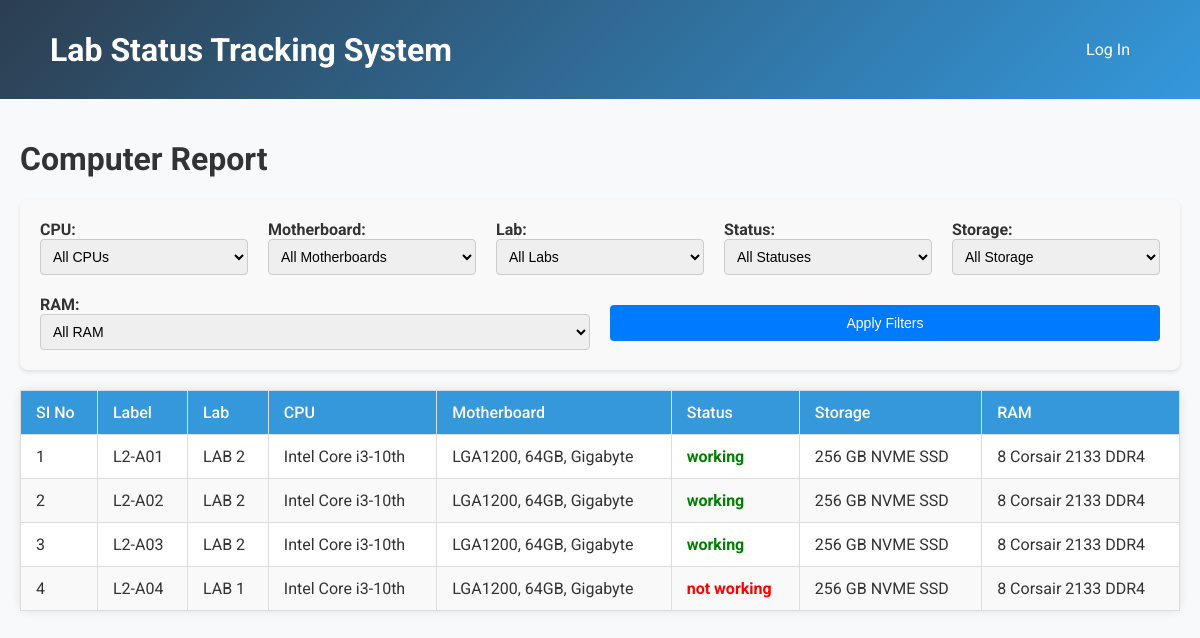
The app's page /report (signed in), older data.
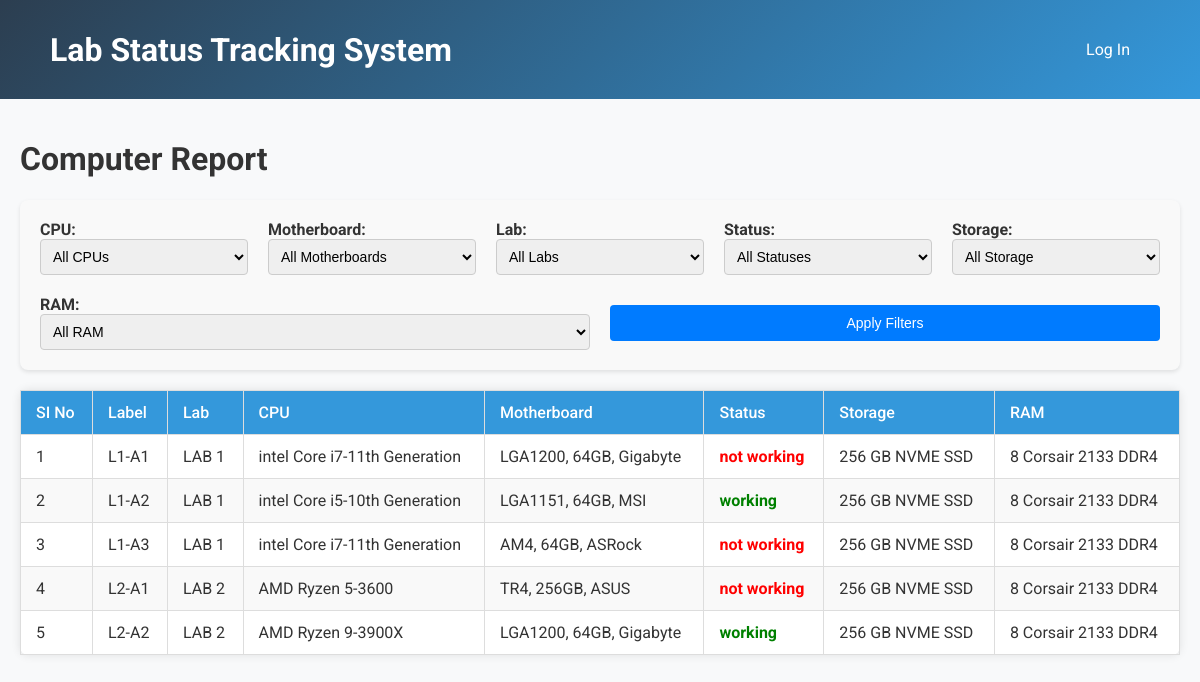
The same page, newer data.
### status/models.py (models this page shows, shortened)
class computers(models.Model):
    working = 'working'
    not_working = 'not working'
    TRASHED = 'TRASHED'
    STATUS_CHOICES = [
        (working, 'working'),
        (not_working, 'not working'),
        (TRASHED, 'Trashed'),
    ]
    c_id = models.AutoField(primary_key=True)
    c_label = models.CharField(max_length=20)
    lab = models.ForeignKey(lab, on_delete=models.CASCADE)
    cpu = models.ForeignKey(cpu_types, on_delete=models.CASCADE)
    ram = models.ForeignKey(ram_type, on_delete=models.CASCADE)
    storage = models.ForeignKey(storage_type, on_delete=models.CASCADE)
    dop = models.DateField()
    status = models.CharField(max_length=20, choices=STATUS_CHOICES, default=working)
    invoice_no = models.CharField(max_length=20)
    os_type = models.CharField(max_length=20)
    mb = models.ForeignKey(motherboard_type, on_delete=models.CASCADE)
    smps = models.ForeignKey(smps, on_delete=models.CASCADE)
    keyboard = models.ForeignKey(keyboard, on_delete=models.CASCADE)
    mouse = models.ForeignKey(mouse, on_delete=models.CASCADE)
    monitor = models.ForeignKey(monitor, on_delete=models.CASCADE)

class lab(models.Model):
    lab_id = models.IntegerField(primary_key=True)
    lab_name = models.CharField(max_length = 15)
    capacity = models.IntegerField()

class cpu_types(models.Model):
    cpu_id = models.AutoField(primary_key=True)
    make = models.CharField(max_length=15)
    generation = models.CharField(max_length=15)
    speed = models.CharField(max_length=15)
    series = models.CharField(max_length=20)
    core_count = models.IntegerField()

class motherboard_type(models.Model):
    mb_id = models.AutoField(primary_key=True)
    mb_socket_type= models.CharField(max_length=15)
    max_ram_capacity = models.CharField(max_length=15)
    make = models.CharField(max_length=20)

class storage_type(models.Model):
    storage_id = models.AutoField(primary_key=True)
    storage_size= models.CharField(max_length=15)
    make = models.CharField(max_length=15)
    technology = models.CharField(max_length=15)

class ram_type(models.Model):
    ram_id = models.AutoField(primary_key=True)
    ram_size = models.CharField(max_length=25)
    make = models.CharField(max_length=25)
    speed = models.IntegerField()
    series = models.CharField(max_length=20)

### status/views.py (the view)
# urls.py: path('report',views.report,name='report'),
@login_required
def report(request):
    cpu_filter = request.GET.get('cpu')
    status_filter = request.GET.get('status')
    lab_filter = request.GET.get('lab')
    mb_filter = request.GET.get('mb')
    storage_filter = request.GET.get('storage')
    ram_filter = request.GET.get('ram')
    computers_queryset = computers.objects.all()
    if cpu_filter:
        computers_queryset = computers_queryset.filter(cpu__cpu_id=cpu_filter)
    if status_filter:
        computers_queryset = computers_queryset.filter(status=status_filter)
    if lab_filter:
        computers_queryset = computers_queryset.filter(lab__lab_id=lab_filter)
    if mb_filter:
        computers_queryset = computers_queryset.filter(mb__mb_id=mb_filter)
    if storage_filter:
        computers_queryset = computers_queryset.filter(storage__storage_id=storage_filter)
    if ram_filter:
        computers_queryset = computers_queryset.filter(ram__ram_id=ram_filter)
    context = {
        'details': computers_queryset,
        'cpu_types': cpu_types.objects.all(),
        'lab_types': lab.objects.all(),
        'mb_types': motherboard_type.objects.all(),
        'storage_types': storage_type.objects.all(),
        'ram_types': ram_type.objects.all(),
        'statuses': computers.objects.values_list('status', flat=True).distinct(),
    }
    return render(request, 'computer/report.html', context)

### status/context_processors.py (called while the page is built)
def group_processor(request):
    if request.user.is_authenticated:
        is_li_group = request.user.groups.filter(name='li').exists()
    else:
        is_li_group = False
    return {
        'is_li_group': is_li_group,
    }

### status/templates/computer/report.html (shortened to what this page needs)
{% extends 'computer/base.html' %}
{% block content %}
    <h1>Computer Report</h1>
    <form action="{% url 'report' %}" method="GET" class="filter-form">
        <div>
            <label for="cpu">CPU:</label>
            <select name="cpu" id="cpu">
                <option value="">All CPUs</option>
            </select>
        </div>
        <div>
            <label for="mb">Motherboard:</label>
            <select name="mb" id="mb">
                <option value="">All Motherboards</option>
            </select>
        </div>
        <div>
            <label for="lab">Lab:</label>
            <select name="lab" id="lab">
                <option value="">All Labs</option>
            </select>
        </div>
        <div>
            <label for="status">Status:</label>
            <select name="status" id="status">
                <option value="">All Statuses</option>
            </select>
        </div>
        <div>
            <label for="storage">Storage:</label>
            <select name="storage" id="storage">
                <option value="">All Storage</option>
            </select>
        </div>
        <div>
            <label for="ram">RAM:</label>
            <select name="ram" id="ram">
                <option value="">All RAM</option>
            </select>
        </div>
        <div>
            <input type="submit" value="Apply Filters">
        </div>
    </form>
    <table>
        <thead>
            <tr>
                <th>SI No</th>
                <th>Label</th>
                <th>Lab</th>
                <th>CPU</th>
                <th>Motherboard</th>
                <th>Status</th>
                <th>Storage</th>
                <th>RAM</th>
            </tr>
        </thead>
        <tbody>
            {% for computer in details %}
                <tr>
                    <td>{{ forloop.counter }}</td>
                    <td>{{ computer.c_label }}</td>
                    <td>{{ computer.lab.lab_name }}</td>
                    <td>{{ computer.cpu.make }} {{ computer.cpu.series }}-{{ computer.cpu.generation }}</td>
                    <td>{{ computer.mb.mb_socket_type }}, {{ computer.mb.max_ram_capacity }}GB, {{ computer.mb.make }}</td>
                    <td class="{% if computer.status == 'working' %}status-working{% elif computer.status == 'not working' or computer.status == 'Trashed' %}status-not-working{% endif %}">
                        {{ computer.status }}
                    </td>
                    <td>{{ computer.storage.storage_size }} {{ computer.storage.make }} {{ computer.storage.technology }}</td>
                    <td>{{ computer.ram.ram_size }} {{ computer.ram.make }} {{ computer.ram.speed }} {{ computer.ram.series }}</td>
                </tr>
            {% endfor %}
        </tbody>
    </table>
{% endblock %}

### status/templates/computer/base.html (shortened to what this page needs)
{% load static %}
<!DOCTYPE html>
<html lang="en">
<head>
</head>
<body>
    <div class="header">
        <h1>Lab Status Tracking System</h1>
        <div class="auth-buttons">
            {% if is_li_group %}
                <a href="{% url 'logout' %}">Log Out</a>
            {% else %}
                <a href="{% url 'login' %}">Log In</a>
            {% endif %}
        </div>
    </div>
    <div class="content">
        {% block content %}
        {% endblock %}
    </div>
</body>
</html>

### status/templates/computer/report.html (style rules this page uses)
.filter-form { display: flex; flex-wrap: wrap; gap: 20px; margin-bottom: 20px; background-color: #f9f9f9; padding: 20px; border-radius: 8px; box-shadow: 0 2px 4px rgba(0, 0, 0, 0.1); }
.filter-form > div { flex: 1; min-width: 200px; }
.filter-form label { font-weight: bold; margin-right: 10px; }
.filter-form select { padding: 8px; border: 1px solid #ccc; border-radius: 4px; width: 100%; font-size: 14px; }
.filter-form input[type="submit"] { padding: 10px 20px; background-color: #007bff; color: white; border: none; border-radius: 4px; cursor: pointer; font-size: 14px; width: 100%; margin-top: 10px; }
.status-working { color: green; font-weight: bold; }
.status-not-working, .status-trashed { color: red; font-weight: bold; }

Row changes from the older to the newer data that the page shows:
removed computers: c_label "L2-A01", lab.lab_name "LAB 2", cpu.make "Intel", cpu.series "Core i3", cpu.generation "10th", mb.mb_socket_type "LGA1200", mb.max_ram_capacity "64", mb.make "Gigabyte", status "working", storage.storage_size "256 GB", storage.make "NVME", storage.technology "SSD", ram.ram_size "8", ram.make "Corsair", ram.speed "2133", ram.series "DDR4"
removed computers: c_label "L2-A02", lab.lab_name "LAB 2", cpu.make "Intel", cpu.series "Core i3", cpu.generation "10th", mb.mb_socket_type "LGA1200", mb.max_ram_capacity "64", mb.make "Gigabyte", status "working", storage.storage_size "256 GB", storage.make "NVME", storage.technology "SSD", ram.ram_size "8", ram.make "Corsair", ram.speed "2133", ram.series "DDR4"
removed computers: c_label "L2-A03", lab.lab_name "LAB 2", cpu.make "Intel", cpu.series "Core i3", cpu.generation "10th", mb.mb_socket_type "LGA1200", mb.max_ram_capacity "64", mb.make "Gigabyte", status "working", storage.storage_size "256 GB", storage.make "NVME", storage.technology "SSD", ram.ram_size "8", ram.make "Corsair", ram.speed "2133", ram.series "DDR4"
removed computers: c_label "L2-A04", lab.lab_name "LAB 1", cpu.make "Intel", cpu.series "Core i3", cpu.generation "10th", mb.mb_socket_type "LGA1200", mb.max_ram_capacity "64", mb.make "Gigabyte", status "not working", storage.storage_size "256 GB", storage.make "NVME", storage.technology "SSD", ram.ram_size "8", ram.make "Corsair", ram.speed "2133", ram.series "DDR4"
added computers: c_label "L1-A1", lab.lab_name "LAB 1", cpu.make "intel", cpu.series "Core i7", cpu.generation "11th Generation", mb.mb_socket_type "LGA1200", mb.max_ram_capacity "64", mb.make "Gigabyte", status "not working", storage.storage_size "256 GB", storage.make "NVME", storage.technology "SSD", ram.ram_size "8", ram.make "Corsair", ram.speed "2133", ram.series "DDR4"
added computers: c_label "L1-A2", lab.lab_name "LAB 1", cpu.make "intel", cpu.series "Core i5", cpu.generation "10th Generation", mb.mb_socket_type "LGA1151", mb.max_ram_capacity "64", mb.make "MSI", status "working", storage.storage_size "256 GB", storage.make "NVME", storage.technology "SSD", ram.ram_size "8", ram.make "Corsair", ram.speed "2133", ram.series "DDR4"
added computers: c_label "L1-A3", lab.lab_name "LAB 1", cpu.make "intel", cpu.series "Core i7", cpu.generation "11th Generation", mb.mb_socket_type "AM4", mb.max_ram_capacity "64", mb.make "ASRock", status "not working", storage.storage_size "256 GB", storage.make "NVME", storage.technology "SSD", ram.ram_size "8", ram.make "Corsair", ram.speed "2133", ram.series "DDR4"
added computers: c_label "L2-A1", lab.lab_name "LAB 2", cpu.make "AMD", cpu.series "Ryzen 5", cpu.generation "3600", mb.mb_socket_type "TR4", mb.max_ram_capacity "256", mb.make "ASUS", status "not working", storage.storage_size "256 GB", storage.make "NVME", storage.technology "SSD", ram.ram_size "8", ram.make "Corsair", ram.speed "2133", ram.series "DDR4"
added computers: c_label "L2-A2", lab.lab_name "LAB 2", cpu.make "AMD", cpu.series "Ryzen 9", cpu.generation "3900X", mb.mb_socket_type "LGA1200", mb.max_ram_capacity "64", mb.make "Gigabyte", status "working", storage.storage_size "256 GB", storage.make "NVME", storage.technology "SSD", ram.ram_size "8", ram.make "Corsair", ram.speed "2133", ram.series "DDR4"
